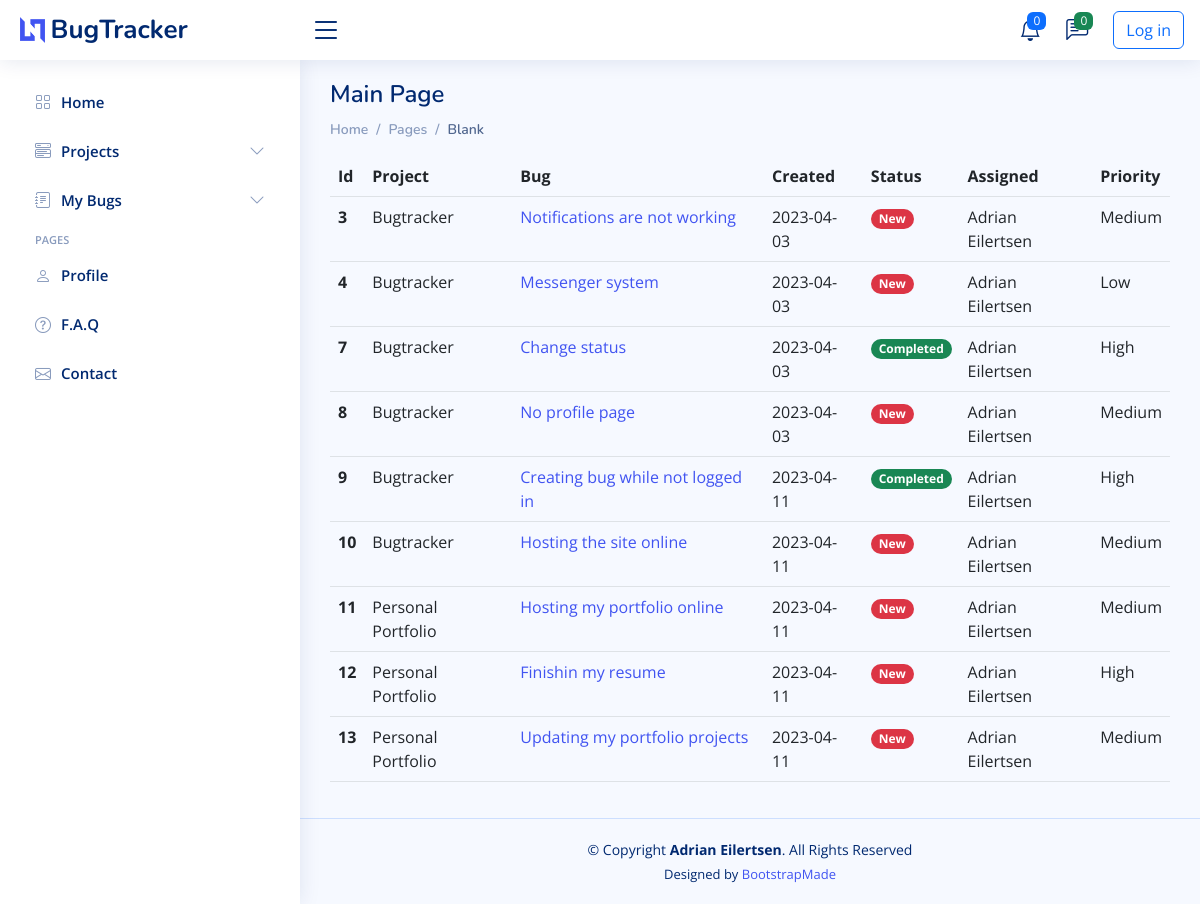
The page / on the database its author committed.
### main.py (models this page shows)
class Bug(db.Model):
    __tablename__ = "bug"
    id = db.Column(db.Integer, primary_key=True)
    title = db.Column(db.String(250), nullable=False)
    description = db.Column(db.String(250), nullable=False)
    reporter = db.Column(db.String, db.ForeignKey("user.name"))
    date = db.Column(db.String(250), nullable=False)
    status = db.Column(db.Integer, nullable=False)
    priority = db.Column(db.String(250), nullable=False)
    project_id = db.Column(db.String, db.ForeignKey("project.name"))
    comment = relationship("Comment", back_populates="parent_bug")
    assigned = relationship("User", back_populates="bugs")

class User(UserMixin, db.Model):
    __tablename__ = "user"
    id = db.Column(db.Integer, primary_key=True)
    name = db.Column(db.String(250), nullable=False, unique=True)
    email = db.Column(db.String(250), unique=True, nullable=False)
    password = db.Column(db.String(250), nullable=False)
    bugs = relationship("Bug", back_populates="assigned")
    comments = relationship("Comment", back_populates="comment_author")
    projects = db.relationship("Project", secondary=project_user, back_populates="users")

### main.py (the view, shortened to what this page needs)
@app.route("/", methods=["GET", "POST"])
def home():
    bugs_data = db.session.query(Bug).all()
    for user in db.session.query(User).all():
        if user.name not in ASSIGN:
            ASSIGN.append(user.name)
    for project in db.session.query(Project).all():
        if project.name not in PROJECT:
            PROJECT.append(project.name)
    form = NewBugForm()
    print("nothing yet")
    return render_template("index.html", form=form, logged_in=current_user.is_authenticated, bugs=bugs_data)

### templates/index.html (shortened to what this page needs)
<!DOCTYPE html>
<html lang="en">
{% import "bootstrap/wtf.html" as wtf %}
{% include "header.html" %}
<body>
{% include "navbar.html" %}
<main id="main" class="main">
  <div class="pagetitle">
    <div class="row">
      <div class="col-6">
        <h1>Main Page</h1>
      </div>
      </div>
    </div>
    <nav>
      <ol class="breadcrumb">
        <li class="breadcrumb-item"><a href="index.html">Home</a></li>
        <li class="breadcrumb-item">Pages</li>
        <li class="breadcrumb-item active">Blank</li>
      </ol>
    </nav>
  <section class="section">
    <div class="row">
      <div class="col">
        <table class="table table-hover">
          <thead>
          <tr>
            <th scope="col">Id</th>
            <th scope="col">Project</th>
            <th scope="col">Bug</th>
            <th scope="col">Created</th>
            <th scope="col">Status</th>
            <th scope="col">Assigned</th>
            <th scope="col">Priority</th>
          </tr>
          </thead>
          <tbody>
          {% for bug in bugs %}
          <tr id="tr-{{ bug.id }}">
            <th scope="row">{{ bug.id }}</th>
            <td>{{ bug.project_id }}</td>
            <td><a href="{{ url_for('bug', index=bug.id) }}">{{ bug.title }}</a></td>
            <td>{{ bug.date }}</td>
            <td>
              {% if bug.status == 0 %}
              <span class="badge rounded-pill bg-danger">New</span>
              {% elif bug.status == 1 %}
              <span class="badge rounded-pill bg-info text-dark">In progress</span>
              {% elif bug.status == 2 %}
              <span class="badge rounded-pill bg-warning text-dark">In review</span>
              {% elif bug.status == 3 %}
              <span class="badge rounded-pill bg-success">Completed</span>
              {% endif %}
            </td>
            <td>{{ bug.assigned.name }}</td>
            <td>{{ bug.priority }}</td>
          </tr>
          {% endfor %}
          </tbody>
        </table>
      </div>
    </div>
  </section>
</main>
{% include "footer.html" %}
</body>
</html>

### templates/header.html (shortened to what this page needs)
{% import "bootstrap/wtf.html" as wtf %}
<head>
  <link href="{{ url_for('static', filename='assets/vendor/bootstrap/css/bootstrap.min.css') }}" rel="stylesheet">
  <link href="{{ url_for('static', filename='assets/vendor/bootstrap-icons/bootstrap-icons.css') }}" rel="stylesheet">
  <link href="{{ url_for('static', filename='assets/vendor/boxicons/css/boxicons.min.css') }}" rel="stylesheet">
  <link href="{{ url_for('static', filename='assets/vendor/quill/quill.snow.css') }}" rel="stylesheet">
  <link href="{{ url_for('static', filename='assets/vendor/quill/quill.bubble.css') }}" rel="stylesheet">
  <link href="{{ url_for('static', filename='assets/vendor/remixicon/remixicon.css') }}" rel="stylesheet">
  <link href="{{ url_for('static', filename='assets/vendor/simple-datatables/style.css') }}" rel="stylesheet">
  <link href="{{ url_for('static', filename='assets/css/style.css') }}" rel="stylesheet">
  <link href="{{ url_for('static', filename='assets/css/mystyles.css') }}" rel="stylesheet">
</head>

### templates/navbar.html (shortened to what this page needs)
<header id="header" class="header fixed-top d-flex align-items-center">
  <div class="d-flex align-items-center justify-content-between">
    <a href="{{ url_for('home') }}" class="logo d-flex align-items-center">
      <img src="{{ url_for('static', filename='assets/img/logo.png') }}" alt="">
      <span class="d-none d-lg-block">BugTracker</span>
    </a>
    <i class="bi bi-list toggle-sidebar-btn"></i>
  </div>
  <nav class="header-nav ms-auto">
    <ul class="d-flex align-items-center">
      <li class="nav-item dropdown">
        <a class="nav-link nav-icon" href="#" data-bs-toggle="dropdown">
          <i class="bi bi-bell"></i>
          <span class="badge bg-primary badge-number">0</span>
        </a>
      </li>
      <li class="nav-item dropdown">
        <a class="nav-link nav-icon" href="#" data-bs-toggle="dropdown">
          <i class="bi bi-chat-left-text"></i>
          <span class="badge bg-success badge-number">0</span>
        </a>
      </li>
      <li class="nav-item dropdown pe-3">
        {% if not logged_in %}
        <a href="{{ url_for('login') }}" type=button class="btn btn-outline-primary">Log in</a>
        {% endif %}
      </li>
    </ul>
  </nav>
</header>
<aside id="sidebar" class="sidebar">
  <ul class="sidebar-nav" id="sidebar-nav">
    <li class="nav-item">
      <a class="nav-link collapsed" href="{{ url_for('home') }}">
        <i class="bi bi-grid"></i>
        <span>Home</span>
      </a>
    </li>
    <li class="nav-item">
      <a class="nav-link collapsed" data-bs-target="#components-nav" data-bs-toggle="collapse" href="#">
        <i class="bi bi-menu-button-wide"></i><span>Projects</span><i class="bi bi-chevron-down ms-auto"></i>
      </a>
    </li>
    <li class="nav-item">
      <a class="nav-link collapsed" data-bs-target="#forms-nav" data-bs-toggle="collapse" href="#">
        <i class="bi bi-journal-text"></i><span>My Bugs</span><i class="bi bi-chevron-down ms-auto"></i>
      </a>
    </li>
    <li class="nav-heading">Pages</li>
    <li class="nav-item">
      <a class="nav-link collapsed" href="">
        <i class="bi bi-person"></i>
        <span>Profile</span>
      </a>
    </li>
    <li class="nav-item">
      <a class="nav-link collapsed" href="">
        <i class="bi bi-question-circle"></i>
        <span>F.A.Q</span>
      </a>
    </li>
    <li class="nav-item">
      <a class="nav-link collapsed" href="">
        <i class="bi bi-envelope"></i>
        <span>Contact</span>
      </a>
    </li>
  </ul>
</aside>

### templates/footer.html (shortened to what this page needs)
<footer id="footer" class="footer">
  <div class="copyright">
    &copy; Copyright <strong><span>Adrian Eilertsen</span></strong>. All Rights Reserved
  </div>
  <div class="credits">
    Designed by <a href="https://bootstrapmade.com/">BootstrapMade</a>
  </div>
</footer>

### static/assets/css/style.css (style rules this page uses)
:root { scroll-behavior: smooth; }
body { font-family: "Open Sans", sans-serif; background: #f6f9ff; color: #444444; }
a { color: #4154f1; text-decoration: none; }
h1, h2, h3, h4, h5, h6 { font-family: "Nunito", sans-serif; }
#main { margin-top: 60px; padding: 20px 30px; transition: all 0.3s; }
.pagetitle { margin-bottom: 10px; }
.pagetitle h1 { font-size: 24px; margin-bottom: 0; font-weight: 600; color: #012970; }
.breadcrumb { font-size: 14px; font-family: "Nunito", sans-serif; color: #899bbd; font-weight: 600; }
.breadcrumb a { color: #899bbd; transition: 0.3s; }
.breadcrumb .breadcrumb-item::before { color: #899bbd; }
.breadcrumb .active { color: #51678f; font-weight: 600; }
.logo { line-height: 1; }
@media (min-width: 1200px) { .logo { width: 280px; } }
.logo img { max-height: 26px; margin-right: 6px; }
.logo span { font-size: 26px; font-weight: 700; color: #012970; font-family: "Nunito", sans-serif; }
.header { transition: all 0.5s; z-index: 997; height: 60px; box-shadow: 0px 2px 20px rgba(1, 41, 112, 0.1); background-color: #fff; padding-left: 20px; }
.header .toggle-sidebar-btn { font-size: 32px; padding-left: 10px; cursor: pointer; color: #012970; }
.header-nav ul { list-style: none; }
.header-nav>ul { margin: 0; padding: 0; }
.header-nav .nav-icon { font-size: 22px; color: #012970; margin-right: 25px; position: relative; }
.header-nav .badge-number { position: absolute; inset: -2px -5px auto auto; font-weight: normal; font-size: 12px; padding: 3px 6px; }
.sidebar { position: fixed; top: 60px; left: 0; bottom: 0; width: 300px; z-index: 996; transition: all 0.3s; padding: 20px; overflow-y: auto; scrollbar-width: thin; scrollbar-color: #aab7cf transparent; box-shadow: 0px 0px 20px rgba(1, 41, 112, 0.1); background-color: #fff; }
@media (min-width: 1200px) { #main, #footer { margin-left: 300px; } }
.sidebar-nav { padding: 0; margin: 0; list-style: none; }
.sidebar-nav li { padding: 0; margin: 0; list-style: none; }
.sidebar-nav .nav-item { margin-bottom: 5px; }
.sidebar-nav .nav-heading { font-size: 11px; text-transform: uppercase; color: #899bbd; font-weight: 600; margin: 10px 0 5px 15px; }
.sidebar-nav .nav-link { display: flex; align-items: center; font-size: 15px; font-weight: 600; color: #4154f1; transition: 0.3; background: #f6f9ff; padding: 10px 15px; border-radius: 4px; }
.sidebar-nav .nav-link i { font-size: 16px; margin-right: 10px; color: #4154f1; }
.sidebar-nav .nav-link.collapsed { color: #012970; background: #fff; }
.sidebar-nav .nav-link.collapsed i { color: #899bbd; }
.sidebar-nav .nav-link .bi-chevron-down { margin-right: 0; transition: transform 0.2s ease-in-out; }
.footer { padding: 20px 0; font-size: 14px; transition: all 0.3s; border-top: 1px solid #cddfff; }
.footer .copyright { text-align: center; color: #012970; }
.footer .credits { padding-top: 5px; text-align: center; font-size: 13px; color: #012970; }

### rows shown on the page
Bug: id "3", project_id "Bugtracker", title "Notifications are not working", date "2023-04-03", status "New", assigned.name "Adrian Eilertsen", priority "Medium"
Bug: id "4", project_id "Bugtracker", title "Messenger system", date "2023-04-03", status "New", assigned.name "Adrian Eilertsen", priority "Low"
Bug: id "7", project_id "Bugtracker", title "Change status", date "2023-04-03", status "Completed", assigned.name "Adrian Eilertsen", priority "High"
Bug: id "8", project_id "Bugtracker", title "No profile page", date "2023-04-03", status "New", assigned.name "Adrian Eilertsen", priority "Medium"
Bug: id "9", project_id "Bugtracker", title "Creating bug while not logged in", date "2023-04-11", status "Completed", assigned.name "Adrian Eilertsen", priority "High"
Bug: id "10", project_id "Bugtracker", title "Hosting the site online", date "2023-04-11", status "New", assigned.name "Adrian Eilertsen", priority "Medium"
Bug: id "11", project_id "Personal Portfolio", title "Hosting my portfolio online", date "2023-04-11", status "New", assigned.name "Adrian Eilertsen", priority "Medium"
Bug: id "12", project_id "Personal Portfolio", title "Finishin my resume", date "2023-04-11", status "New", assigned.name "Adrian Eilertsen", priority "High"
Bug: id "13", project_id "Personal Portfolio", title "Updating my portfolio projects", date "2023-04-11", status "New", assigned.name "Adrian Eilertsen", priority "Medium"
